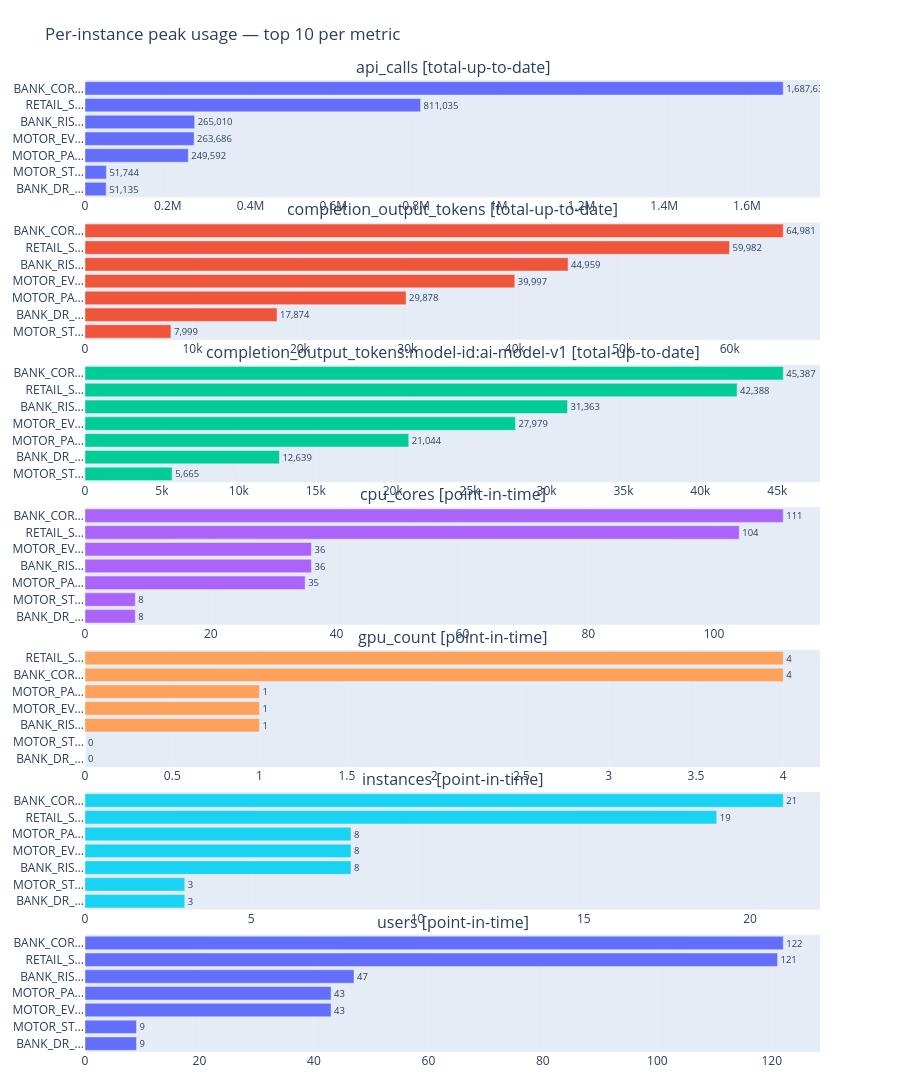

The code cell stored with this chart in its notebook:
### Markdown cell above
### Chart Guide

**Purpose:** Identifies the heaviest-consuming instances for each metric.
Each metric has its own subplot with an independent X axis so different units remain readable.

**Chart Attributes**

| | |
|---|---|
| **Chart type** | Faceted horizontal bar (one subplot per metric) |
| **X axis** | Peak usage value — independent scale per metric |
| **Y axis** | Instance ID (top 10 by peak value) |
| **Colour** | One colour per metric subplot |

**Insights:** A single instance dominating the top bar suggests uneven load distribution.
If the same instance tops multiple metrics it is a strong candidate for investigation.

### Code cell
if fig_55 is not None:
    fig_55.show()

### Figure 1 — Plotly figure (JSON) as saved in the notebook; plotly's stock layout.template omitted (floating-point values rounded to 4 significant figures)
{"data": [{"customdata": [["BANK_DR_FAILOVER_INSTANCE"], ["MOTOR_STAGING_INSTANCE"], ["MOTOR_PARTS_CATALOG_INSTANCE"], ["MOTOR_EV_CONFIGURATOR_INSTANCE"], ["BANK_RISK_ENGINE_INSTANCE"], ["RETAIL_STOREFRONT_INSTANCE"], ["BANK_CORE_BANKING_INSTANCE"]], "hovertemplate": "<b>%{customdata[0]}</b><br>Peak: %{x:,.0f}<extra></extra>", "marker": {"color": "#636EFA"}, "orientation": "h", "showlegend": false, "text": ["51,135", "51,744", "249,592", "263,686", "265,010", "811,035", "1,687,637"], "textposition": "outside", "type": "bar", "x": [51135, 51744, 249592, 263686, 265010, 811035, 1687637], "xaxis": "x", "y": ["BANK_DR_FAILOVER_INSTANCE", "MOTOR_STAGING_INSTANCE", "MOTOR_PARTS_CATALOG_INSTANCE", "MOTOR_EV_CONFIGURATOR_INSTANCE", "BANK_RISK_ENGINE_INSTANCE", "RETAIL_STOREFRONT_INSTANCE", "BANK_CORE_BANKING_INSTANCE"], "yaxis": "y"}, {"customdata": [["MOTOR_STAGING_INSTANCE"], ["BANK_DR_FAILOVER_INSTANCE"], ["MOTOR_PARTS_CATALOG_INSTANCE"], ["MOTOR_EV_CONFIGURATOR_INSTANCE"], ["BANK_RISK_ENGINE_INSTANCE"], ["RETAIL_STOREFRONT_INSTANCE"], ["BANK_CORE_BANKING_INSTANCE"]], "hovertemplate": "<b>%{customdata[0]}</b><br>Peak: %{x:,.0f}<extra></extra>", "marker": {"color": "#EF553B"}, "orientation": "h", "showlegend": false, "text": ["7,999", "17,874", "29,878", "39,997", "44,959", "59,982", "64,981"], "textposition": "outside", "type": "bar", "x": [7999, 17874, 29878, 39997, 44959, 59982, 64981], "xaxis": "x2", "y": ["MOTOR_STAGING_INSTANCE", "BANK_DR_FAILOVER_INSTANCE", "MOTOR_PARTS_CATALOG_INSTANCE", "MOTOR_EV_CONFIGURATOR_INSTANCE", "BANK_RISK_ENGINE_INSTANCE", "RETAIL_STOREFRONT_INSTANCE", "BANK_CORE_BANKING_INSTANCE"], "yaxis": "y2"}, {"customdata": [["MOTOR_STAGING_INSTANCE"], ["BANK_DR_FAILOVER_INSTANCE"], ["MOTOR_PARTS_CATALOG_INSTANCE"], ["MOTOR_EV_CONFIGURATOR_INSTANCE"], ["BANK_RISK_ENGINE_INSTANCE"], ["RETAIL_STOREFRONT_INSTANCE"], ["BANK_CORE_BANKING_INSTANCE"]], "hovertemplate": "<b>%{customdata[0]}</b><br>Peak: %{x:,.0f}<extra></extra>", "marker": {"color": "#00CC96"}, "orientation": "h", "showlegend": false, "text": ["5,665", "12,639", "21,044", "27,979", "31,363", "42,388", "45,387"], "textposition": "outside", "type": "bar", "x": [5665, 12639, 21044, 27979, 31363, 42388, 45387], "xaxis": "x3", "y": ["MOTOR_STAGING_INSTANCE", "BANK_DR_FAILOVER_INSTANCE", "MOTOR_PARTS_CATALOG_INSTANCE", "MOTOR_EV_CONFIGURATOR_INSTANCE", "BANK_RISK_ENGINE_INSTANCE", "RETAIL_STOREFRONT_INSTANCE", "BANK_CORE_BANKING_INSTANCE"], "yaxis": "y3"}, {"customdata": [["BANK_DR_FAILOVER_INSTANCE"], ["MOTOR_STAGING_INSTANCE"], ["MOTOR_PARTS_CATALOG_INSTANCE"], ["BANK_RISK_ENGINE_INSTANCE"], ["MOTOR_EV_CONFIGURATOR_INSTANCE"], ["RETAIL_STOREFRONT_INSTANCE"], ["BANK_CORE_BANKING_INSTANCE"]], "hovertemplate": "<b>%{customdata[0]}</b><br>Peak: %{x:,.0f}<extra></extra>", "marker": {"color": "#AB63FA"}, "orientation": "h", "showlegend": false, "text": ["8", "8", "35", "36", "36", "104", "111"], "textposition": "outside", "type": "bar", "x": [8, 8, 35, 36, 36, 104, 111], "xaxis": "x4", "y": ["BANK_DR_FAILOVER_INSTANCE", "MOTOR_STAGING_INSTANCE", "MOTOR_PARTS_CATALOG_INSTANCE", "BANK_RISK_ENGINE_INSTANCE", "MOTOR_EV_CONFIGURATOR_INSTANCE", "RETAIL_STOREFRONT_INSTANCE", "BANK_CORE_BANKING_INSTANCE"], "yaxis": "y4"}, {"customdata": [["BANK_DR_FAILOVER_INSTANCE"], ["MOTOR_STAGING_INSTANCE"], ["BANK_RISK_ENGINE_INSTANCE"], ["MOTOR_EV_CONFIGURATOR_INSTANCE"], ["MOTOR_PARTS_CATALOG_INSTANCE"], ["BANK_CORE_BANKING_INSTANCE"], ["RETAIL_STOREFRONT_INSTANCE"]], "hovertemplate": "<b>%{customdata[0]}</b><br>Peak: %{x:,.0f}<extra></extra>", "marker": {"color": "#FFA15A"}, "orientation": "h", "showlegend": false, "text": ["0", "0", "1", "1", "1", "4", "4"], "textposition": "outside", "type": "bar", "x": [0, 0, 1, 1, 1, 4, 4], "xaxis": "x5", "y": ["BANK_DR_FAILOVER_INSTANCE", "MOTOR_STAGING_INSTANCE", "BANK_RISK_ENGINE_INSTANCE", "MOTOR_EV_CONFIGURATOR_INSTANCE", "MOTOR_PARTS_CATALOG_INSTANCE", "BANK_CORE_BANKING_INSTANCE", "RETAIL_STOREFRONT_INSTANCE"], "yaxis": "y5"}, {"customdata": [["BANK_DR_FAILOVER_INSTANCE"], ["MOTOR_STAGING_INSTANCE"], ["BANK_RISK_ENGINE_INSTANCE"], ["MOTOR_EV_CONFIGURATOR_INSTANCE"], ["MOTOR_PARTS_CATALOG_INSTANCE"], ["RETAIL_STOREFRONT_INSTANCE"], ["BANK_CORE_BANKING_INSTANCE"]], "hovertemplate": "<b>%{customdata[0]}</b><br>Peak: %{x:,.0f}<extra></extra>", "marker": {"color": "#19D3F3"}, "orientation": "h", "showlegend": false, "text": ["3", "3", "8", "8", "8", "19", "21"], "textposition": "outside", "type": "bar", "x": [3, 3, 8, 8, 8, 19, 21], "xaxis": "x6", "y": ["BANK_DR_FAILOVER_INSTANCE", "MOTOR_STAGING_INSTANCE", "BANK_RISK_ENGINE_INSTANCE", "MOTOR_EV_CONFIGURATOR_INSTANCE", "MOTOR_PARTS_CATALOG_INSTANCE", "RETAIL_STOREFRONT_INSTANCE", "BANK_CORE_BANKING_INSTANCE"], "yaxis": "y6"}, {"customdata": [["BANK_DR_FAILOVER_INSTANCE"], ["MOTOR_STAGING_INSTANCE"], ["MOTOR_EV_CONFIGURATOR_INSTANCE"], ["MOTOR_PARTS_CATALOG_INSTANCE"], ["BANK_RISK_ENGINE_INSTANCE"], ["RETAIL_STOREFRONT_INSTANCE"], ["BANK_CORE_BANKING_INSTANCE"]], "hovertemplate": "<b>%{customdata[0]}</b><br>Peak: %{x:,.0f}<extra></extra>", "marker": {"color": "#636EFA"}, "orientation": "h", "showlegend": false, "text": ["9", "9", "43", "43", "47", "121", "122"], "textposition": "outside", "type": "bar", "x": [9, 9, 43, 43, 47, 121, 122], "xaxis": "x7", "y": ["BANK_DR_FAILOVER_INSTANCE", "MOTOR_STAGING_INSTANCE", "MOTOR_EV_CONFIGURATOR_INSTANCE", "MOTOR_PARTS_CATALOG_INSTANCE", "BANK_RISK_ENGINE_INSTANCE", "RETAIL_STOREFRONT_INSTANCE", "BANK_CORE_BANKING_INSTANCE"], "yaxis": "y7"}], "layout": {"annotations": [{"font": {"size": 16}, "showarrow": false, "text": "api_calls [total-up-to-date]", "x": 0.5, "xanchor": "center", "xref": "paper", "y": 1, "yanchor": "bottom", "yref": "paper"}, {"font": {"size": 16}, "showarrow": false, "text": "completion_output_tokens [total-up-to-date]", "x": 0.5, "xanchor": "center", "xref": "paper", "y": 0.8535, "yanchor": "bottom", "yref": "paper"}, {"font": {"size": 16}, "showarrow": false, "text": "completion_output_tokens:model-id:ai-model-v1 [total-up-to-date]", "x": 0.5, "xanchor": "center", "xref": "paper", "y": 0.7069, "yanchor": "bottom", "yref": "paper"}, {"font": {"size": 16}, "showarrow": false, "text": "cpu_cores [point-in-time]", "x": 0.5, "xanchor": "center", "xref": "paper", "y": 0.5604, "yanchor": "bottom", "yref": "paper"}, {"font": {"size": 16}, "showarrow": false, "text": "gpu_count [point-in-time]", "x": 0.5, "xanchor": "center", "xref": "paper", "y": 0.4139, "yanchor": "bottom", "yref": "paper"}, {"font": {"size": 16}, "showarrow": false, "text": "instances [point-in-time]", "x": 0.5, "xanchor": "center", "xref": "paper", "y": 0.2673, "yanchor": "bottom", "yref": "paper"}, {"font": {"size": 16}, "showarrow": false, "text": "users [point-in-time]", "x": 0.5, "xanchor": "center", "xref": "paper", "y": 0.1208, "yanchor": "bottom", "yref": "paper"}], "height": 2380, "margin": {"b": 40, "l": 20, "r": 80, "t": 80}, "paper_bgcolor": "white", "title": {"text": "Per-instance peak usage — top 10 per metric"}, "xaxis": {"anchor": "y", "domain": [0, 1], "gridcolor": "#eee", "showgrid": true}, "xaxis2": {"anchor": "y2", "domain": [0, 1], "gridcolor": "#eee", "showgrid": true}, "xaxis3": {"anchor": "y3", "domain": [0, 1], "gridcolor": "#eee", "showgrid": true}, "xaxis4": {"anchor": "y4", "domain": [0, 1], "gridcolor": "#eee", "showgrid": true}, "xaxis5": {"anchor": "y5", "domain": [0, 1], "gridcolor": "#eee", "showgrid": true}, "xaxis6": {"anchor": "y6", "domain": [0, 1], "gridcolor": "#eee", "showgrid": true}, "xaxis7": {"anchor": "y7", "domain": [0, 1], "gridcolor": "#eee", "showgrid": true}, "yaxis": {"anchor": "x", "domain": [0.8792, 1], "ticktext": ["BANK_DR_…", "MOTOR_ST…", "MOTOR_PA…", "MOTOR_EV…", "BANK_RIS…", "RETAIL_S…", "BANK_COR…"], "tickvals": ["BANK_DR_FAILOVER_INSTANCE", "MOTOR_STAGING_INSTANCE", "MOTOR_PARTS_CATALOG_INSTANCE", "MOTOR_EV_CONFIGURATOR_INSTANCE", "BANK_RISK_ENGINE_INSTANCE", "RETAIL_STOREFRONT_INSTANCE", "BANK_CORE_BANKING_INSTANCE"]}, "yaxis2": {"anchor": "x2", "domain": [0.7327, 0.8535], "ticktext": ["MOTOR_ST…", "BANK_DR_…", "MOTOR_PA…", "MOTOR_EV…", "BANK_RIS…", "RETAIL_S…", "BANK_COR…"], "tickvals": ["MOTOR_STAGING_INSTANCE", "BANK_DR_FAILOVER_INSTANCE", "MOTOR_PARTS_CATALOG_INSTANCE", "MOTOR_EV_CONFIGURATOR_INSTANCE", "BANK_RISK_ENGINE_INSTANCE", "RETAIL_STOREFRONT_INSTANCE", "BANK_CORE_BANKING_INSTANCE"]}, "yaxis3": {"anchor": "x3", "domain": [0.5861, 0.7069], "ticktext": ["MOTOR_ST…", "BANK_DR_…", "MOTOR_PA…", "MOTOR_EV…", "BANK_RIS…", "RETAIL_S…", "BANK_COR…"], "tickvals": ["MOTOR_STAGING_INSTANCE", "BANK_DR_FAILOVER_INSTANCE", "MOTOR_PARTS_CATALOG_INSTANCE", "MOTOR_EV_CONFIGURATOR_INSTANCE", "BANK_RISK_ENGINE_INSTANCE", "RETAIL_STOREFRONT_INSTANCE", "BANK_CORE_BANKING_INSTANCE"]}, "yaxis4": {"anchor": "x4", "domain": [0.4396, 0.5604], "ticktext": ["BANK_DR_…", "MOTOR_ST…", "MOTOR_PA…", "BANK_RIS…", "MOTOR_EV…", "RETAIL_S…", "BANK_COR…"], "tickvals": ["BANK_DR_FAILOVER_INSTANCE", "MOTOR_STAGING_INSTANCE", "MOTOR_PARTS_CATALOG_INSTANCE", "BANK_RISK_ENGINE_INSTANCE", "MOTOR_EV_CONFIGURATOR_INSTANCE", "RETAIL_STOREFRONT_INSTANCE", "BANK_CORE_BANKING_INSTANCE"]}, "yaxis5": {"anchor": "x5", "domain": [0.2931, 0.4139], "ticktext": ["BANK_DR_…", "MOTOR_ST…", "BANK_RIS…", "MOTOR_EV…", "MOTOR_PA…", "BANK_COR…", "RETAIL_S…"], "tickvals": ["BANK_DR_FAILOVER_INSTANCE", "MOTOR_STAGING_INSTANCE", "BANK_RISK_ENGINE_INSTANCE", "MOTOR_EV_CONFIGURATOR_INSTANCE", "MOTOR_PARTS_CATALOG_INSTANCE", "BANK_CORE_BANKING_INSTANCE", "RETAIL_STOREFRONT_INSTANCE"]}, "yaxis6": {"anchor": "x6", "domain": [0.1465, 0.2673], "ticktext": ["BANK_DR_…", "MOTOR_ST…", "BANK_RIS…", "MOTOR_EV…", "MOTOR_PA…", "RETAIL_S…", "BANK_COR…"], "tickvals": ["BANK_DR_FAILOVER_INSTANCE", "MOTOR_STAGING_INSTANCE", "BANK_RISK_ENGINE_INSTANCE", "MOTOR_EV_CONFIGURATOR_INSTANCE", "MOTOR_PARTS_CATALOG_INSTANCE", "RETAIL_STOREFRONT_INSTANCE", "BANK_CORE_BANKING_INSTANCE"]}, "yaxis7": {"anchor": "x7", "domain": [0, 0.1208], "ticktext": ["BANK_DR_…", "MOTOR_ST…", "MOTOR_EV…", "MOTOR_PA…", "BANK_RIS…", "RETAIL_S…", "BANK_COR…"], "tickvals": ["BANK_DR_FAILOVER_INSTANCE", "MOTOR_STAGING_INSTANCE", "MOTOR_EV_CONFIGURATOR_INSTANCE", "MOTOR_PARTS_CATALOG_INSTANCE", "BANK_RISK_ENGINE_INSTANCE", "RETAIL_STOREFRONT_INSTANCE", "BANK_CORE_BANKING_INSTANCE"]}}}
